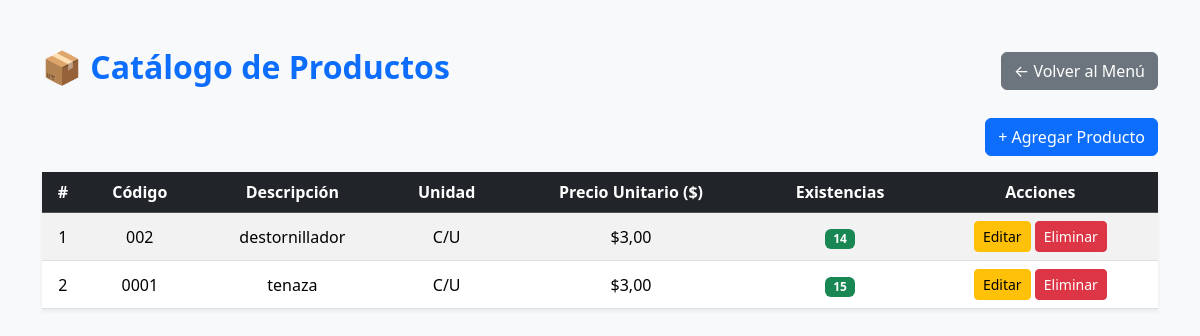
The app's page /productos/ (signed in), older data.
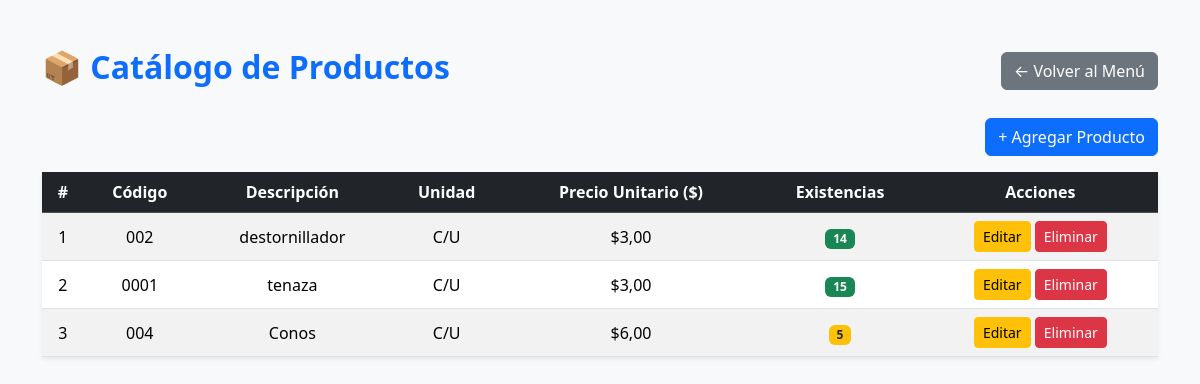
The same page, newer data.
### Modulos/Facturacion/models.py (models this page shows, shortened)
class Producto(models.Model):
    codigo = models.CharField(max_length=20, unique=True)
    descripcion = models.CharField(max_length=150)
    unidad_medida = models.CharField(max_length=10, default='C/U')
    precio_unitario = models.DecimalField(max_digits=10, decimal_places=2)
    inventario = models.IntegerField(default=0, editable=False)

### Modulos/Facturacion/views.py (the view)
# urls.py: path('productos/', views.lista_productos, name='lista_productos'),
@login_required
def lista_productos(request):
    productos = Producto.objects.all()
    return render(request, 'Facturacion/productos.html', {'productos': productos})

### Modulos/Facturacion/templates/Facturacion/productos.html (shortened to what this page needs)
{% load static %}
<!DOCTYPE html>
<html lang="es">
<head>
    <link href="https://cdn.jsdelivr.net/npm/bootstrap@5.3.3/dist/css/bootstrap.min.css" rel="stylesheet">
</head>
<body class="bg-light">
<div class="container mt-5">
    <div class="d-flex justify-content-between align-items-center mb-4">
        <h2 class="fw-bold text-primary">📦 Catálogo de Productos</h2>
        <a href="{% url 'menu_catalogos' %}" class="btn btn-secondary">← Volver al Menú</a>
    </div>
    <div class="d-flex justify-content-end mb-3">
        <button class="btn btn-primary" data-bs-toggle="modal" data-bs-target="#modalProducto">
            + Agregar Producto
        </button>
    </div>
    <table class="table table-hover table-striped align-middle text-center shadow-sm">
        <thead class="table-dark">
            <tr>
                <th>#</th>
                <th>Código</th>
                <th>Descripción</th>
                <th>Unidad</th>
                <th>Precio Unitario ($)</th>
                <th>Existencias</th>
                <th>Acciones</th>
            </tr>
        </thead>
        <tbody>
            {% for producto in productos %}
            <tr>
                <td>{{ forloop.counter }}</td>
                <td>{{ producto.codigo }}</td>
                <td>{{ producto.descripcion }}</td>
                <td>{{ producto.unidad_medida }}</td>
                <td>${{ producto.precio_unitario }}</td>
                <td>
                    {% if producto.inventario > 10 %}
                        <span class="badge bg-success">{{ producto.inventario }}</span>
                    {% elif producto.inventario > 0 %}
                        <span class="badge bg-warning text-dark">{{ producto.inventario }}</span>
                    {% else %}
                        <span class="badge bg-danger">0</span>
                    {% endif %}
                </td>
                <td>
                    <a href="#" class="btn btn-sm btn-warning">Editar</a>
                    <a href="{% url 'eliminar_producto' producto.id %}" class="btn btn-sm btn-danger"
                       onclick="return confirm('¿Estás seguro de eliminar este producto?');">Eliminar</a>
                </td>
            </tr>
            {% empty %}
            <tr>
                <td colspan="7" class="text-muted">No hay productos registrados.</td>
            </tr>
            {% endfor %}
        </tbody>
    </table>
</div>
</body>
</html>

Row changes from the older to the newer data that the page shows:
added Producto: codigo "004", descripcion "Conos", unidad_medida "C/U", precio_unitario "6,00", inventario "5"
